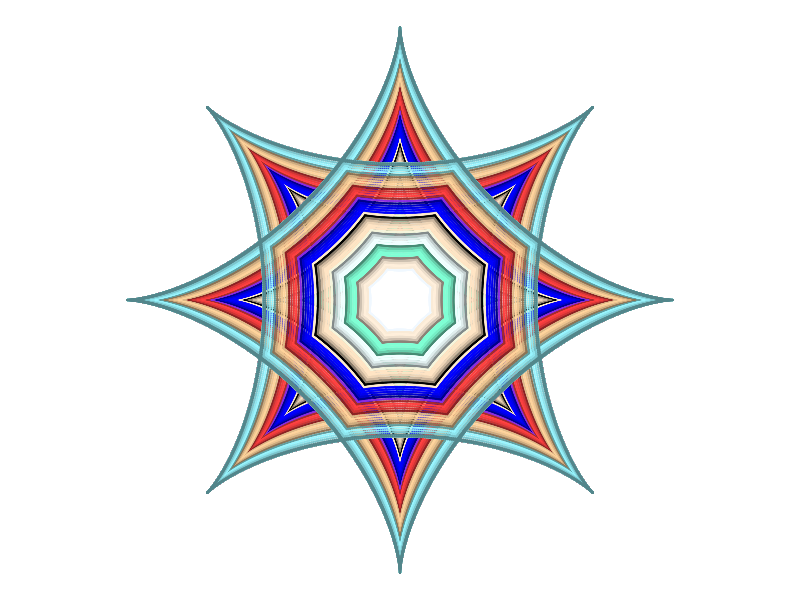

This figure's R source:
# Mandala 3
# Criada com a curva astróide.
# Coloração sequencial com base nas reduções

require(ggplot2)
        n = 1200; theta = seq(0, 2*pi, length.out = n)
        x = cos(theta)^3; y = sin(theta)^3
        dt = tibble::tibble(x,y)
        step = pi/4 
        rotacao = c(seq(0,pi,step))
        xt = x; yt = y
        p = ggplot()+coord_fixed()+theme_void()
        for(i in 1:length(rotacao)){
        xt = c(xt,x[1:n]*cos(rotacao[i])-y[1:n]*sin(rotacao[i]))
        yt = c(yt,x[1:n]*sin(rotacao[i])+y[1:n]*cos(rotacao[i]))}
        red = c(seq(0.2, 1, 0.0175)) 
        for(i in 1:length(red)){
        xtt = c(xt*red[i])
        ytt = c(yt*red[i])
        dt = data.frame(x=c(xt, xtt), y=c(yt, ytt))        
        p=p+geom_point(data=dt, aes(x=x, y=y), color = colors()[i] ,size = 0.05)
        }
        
        p 
